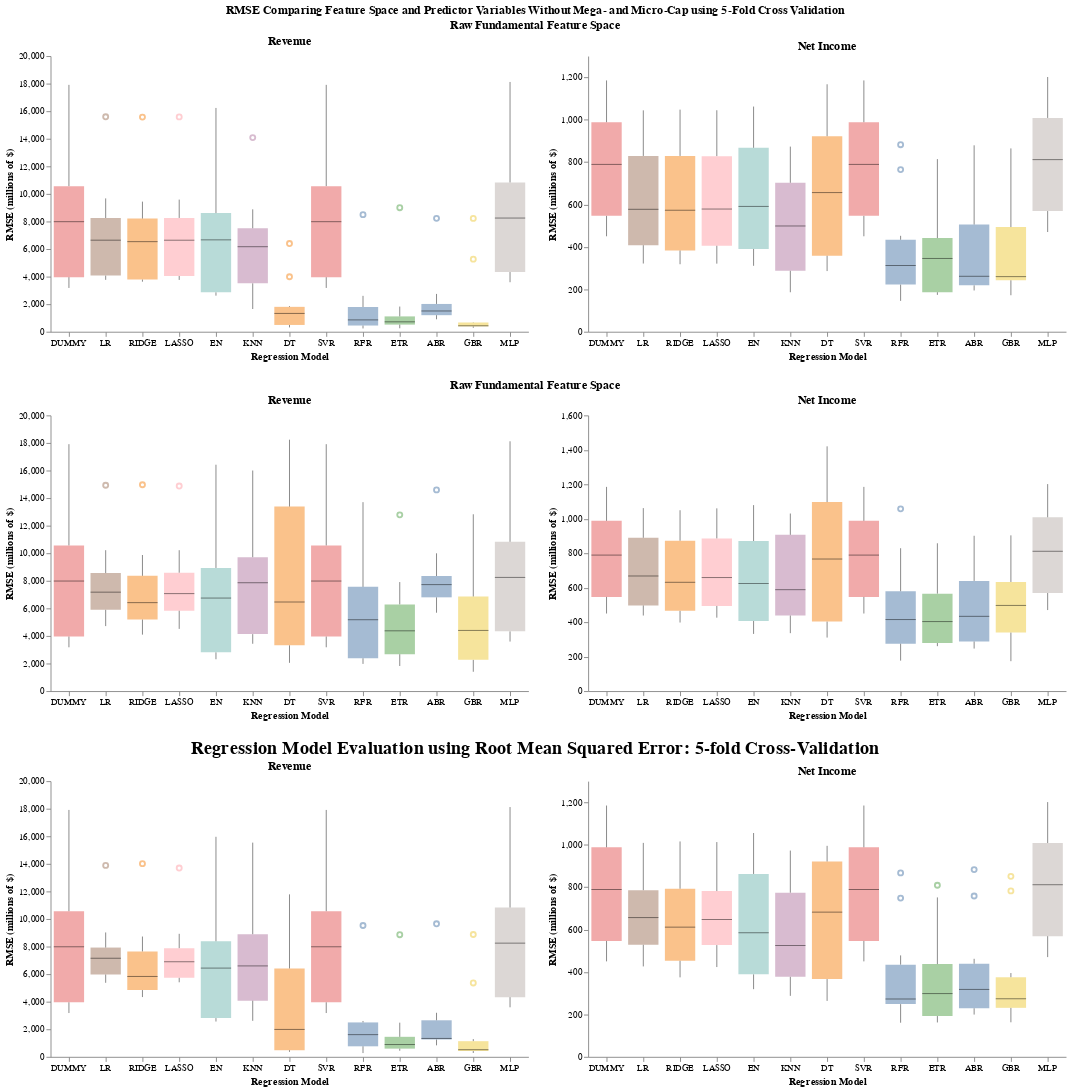

The notebook cell this image was saved under:
### Code cell
(full_chart & full_chart2 & full_chart3).configure_view(stroke=None).properties(
    title=alt.TitleParams('RMSE Comparing Feature Space and Predictor Variables Without Mega- and Micro-Cap using 5-Fold Cross Validation', anchor='middle'))

### Figure 1 — Vega-Lite specification as saved in the notebook (floating-point values rounded to 4 significant figures; data arrays with more than 128 entries replaced by an {"elided": "..."} marker saying what was removed)
{"config": {"view": {"continuousWidth": 300, "continuousHeight": 300, "stroke": null}}, "vconcat": [{"hconcat": [{"data": {"name": "data-8042535e1ac8b2ea4b29ff94db474295"}, "mark": {"type": "boxplot", "median": {"color": "black", "strokeWidth": 3}, "opacity": 0.5, "size": 33}, "encoding": {"color": {"field": "model", "legend": null, "type": "nominal"}, "x": {"axis": {"grid": false, "labelAngle": 0}, "field": "model", "sort": ["DUMMY", "LR", "RIDGE", "LASSO", "EN", "KNN", "DT", "SVR", "RFR", "ETR", "ABR", "GBR", "MLP"], "title": "Regression Model", "type": "nominal"}, "y": {"axis": {"grid": false}, "field": "rmse", "title": "RMSE (millions of $)", "type": "quantitative"}}, "height": 300, "title": "Revenue", "width": 520}, {"data": {"name": "data-db58002f8db2143c1f02cfb2803b2045"}, "mark": {"type": "boxplot", "median": {"color": "black", "strokeWidth": 3}, "opacity": 0.5, "size": 33}, "encoding": {"color": {"field": "model", "legend": null, "type": "nominal"}, "x": {"axis": {"grid": false, "labelAngle": 0}, "field": "model", "sort": ["DUMMY", "LR", "RIDGE", "LASSO", "EN", "KNN", "DT", "SVR", "RFR", "ETR", "ABR", "GBR", "MLP"], "title": "Regression Model", "type": "nominal"}, "y": {"axis": {"grid": false}, "field": "rmse", "title": "RMSE (millions of $)", "type": "quantitative"}}, "height": 300, "title": "Net Income", "width": 520}], "title": {"text": "Raw Fundamental Feature Space", "anchor": "middle"}}, {"hconcat": [{"data": {"name": "data-b570e0fbf3e6cf4962a97fd536a08fb0"}, "mark": {"type": "boxplot", "median": {"color": "black", "strokeWidth": 3}, "opacity": 0.5, "size": 33}, "encoding": {"color": {"field": "model", "legend": null, "type": "nominal"}, "x": {"axis": {"grid": false, "labelAngle": 0}, "field": "model", "sort": ["DUMMY", "LR", "RIDGE", "LASSO", "EN", "KNN", "DT", "SVR", "RFR", "ETR", "ABR", "GBR", "MLP"], "title": "Regression Model", "type": "nominal"}, "y": {"axis": {"grid": false}, "field": "rmse", "title": "RMSE (millions of $)", "type": "quantitative"}}, "height": 300, "title": "Revenue", "width": 520}, {"data": {"name": "data-1274eebf0c1608f52dec52efc26acedc"}, "mark": {"type": "boxplot", "median": {"color": "black", "strokeWidth": 3}, "opacity": 0.5, "size": 33}, "encoding": {"color": {"field": "model", "legend": null, "type": "nominal"}, "x": {"axis": {"grid": false, "labelAngle": 0}, "field": "model", "sort": ["DUMMY", "LR", "RIDGE", "LASSO", "EN", "KNN", "DT", "SVR", "RFR", "ETR", "ABR", "GBR", "MLP"], "title": "Regression Model", "type": "nominal"}, "y": {"axis": {"grid": false}, "field": "rmse", "title": "RMSE (millions of $)", "type": "quantitative"}}, "height": 300, "title": "Net Income", "width": 520}], "title": {"text": "Raw Fundamental Feature Space", "anchor": "middle"}}, {"hconcat": [{"data": {"name": "data-567169bf0b7abe9c9c022c9a6f77e1b2"}, "mark": {"type": "boxplot", "median": {"color": "black", "strokeWidth": 3}, "opacity": 0.5, "size": 33}, "encoding": {"color": {"field": "model", "legend": null, "type": "nominal"}, "x": {"axis": {"grid": false, "labelAngle": 0}, "field": "model", "sort": ["DUMMY", "LR", "RIDGE", "LASSO", "EN", "KNN", "DT", "SVR", "RFR", "ETR", "ABR", "GBR", "MLP"], "title": "Regression Model", "type": "nominal"}, "y": {"axis": {"grid": false}, "field": "rmse", "title": "RMSE (millions of $)", "type": "quantitative"}}, "height": 300, "title": "Revenue", "width": 520}, {"data": {"name": "data-fb12a5cbead4cfa9b4c6c415c21ca24e"}, "mark": {"type": "boxplot", "median": {"color": "black", "strokeWidth": 3}, "opacity": 0.5, "size": 33}, "encoding": {"color": {"field": "model", "legend": null, "type": "nominal"}, "x": {"axis": {"grid": false, "labelAngle": 0}, "field": "model", "sort": ["DUMMY", "LR", "RIDGE", "LASSO", "EN", "KNN", "DT", "SVR", "RFR", "ETR", "ABR", "GBR", "MLP"], "title": "Regression Model", "type": "nominal"}, "y": {"axis": {"grid": false}, "field": "rmse", "title": "RMSE (millions of $)", "type": "quantitative"}}, "height": 300, "title": "Net Income", "width": 520}], "title": {"text": "Regression Model Evaluation using Root Mean Squared Error: 5-fold Cross-Validation", "anchor": "middle", "fontSize": 20}}], "title": {"text": "RMSE Comparing Feature Space and Predictor Variables Without Mega- and Micro-Cap using 5-Fold Cross Validation", "anchor": "middle"}, "$schema": "https://vega.github.io/schema/vega-lite/v5.20.1.json", "datasets": {"data-8042535e1ac8b2ea4b29ff94db474295": {"elided": "130 records"}, "data-db58002f8db2143c1f02cfb2803b2045": {"elided": "130 records"}, "data-b570e0fbf3e6cf4962a97fd536a08fb0": {"elided": "130 records"}, "data-1274eebf0c1608f52dec52efc26acedc": {"elided": "130 records"}, "data-567169bf0b7abe9c9c022c9a6f77e1b2": {"elided": "130 records"}, "data-fb12a5cbead4cfa9b4c6c415c21ca24e": {"elided": "130 records"}}}
